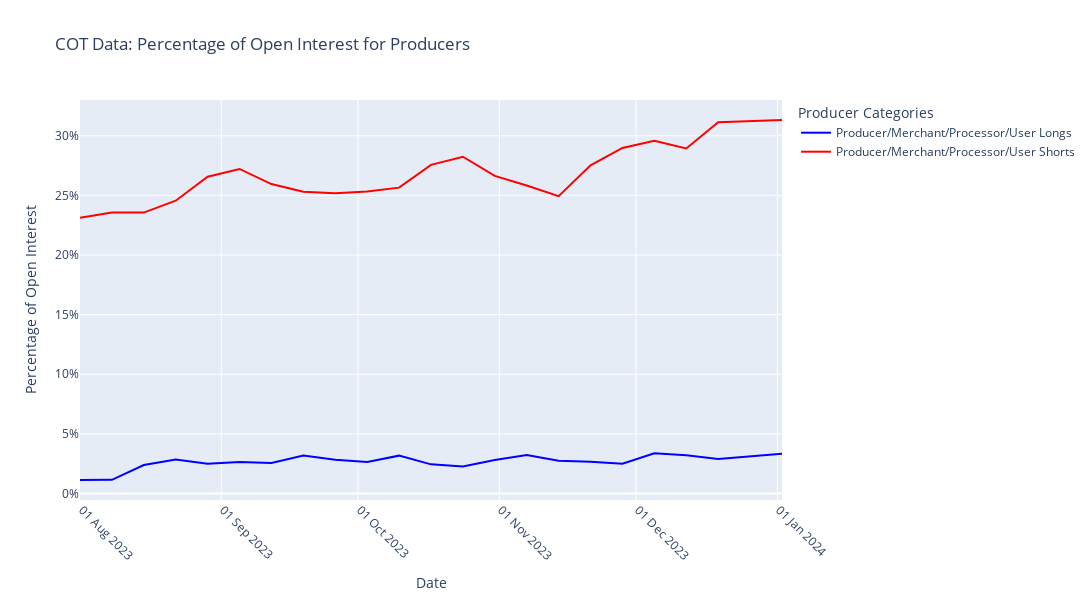

Notebook source saved alongside this figure:
### Code cell
import pandas as pd
import plotly.graph_objects as go
import numpy as np

# Assuming df is your DataFrame with the COT data
# If not, you'll need to load your data here

# Calculate percentages for producers
categories = [
    'Producer/Merchant/Processor/User Longs',
    'Producer/Merchant/Processor/User Shorts'
]

for category in categories:
    df[f'{category} %'] = df[category] / df['Open Interest'] * 100

# Create the main figure
fig = go.Figure()

# Add traces for each category
colors = ['blue', 'red']
for i, category in enumerate(categories):
    fig.add_trace(go.Scatter(
        x=df.index, 
        y=df[f'{category} %'], 
        mode='lines',
        name=category,
        line=dict(width=2, color=colors[i])
    ))

# Update layout
fig.update_layout(
    title='COT Data: Percentage of Open Interest for Producers',
    yaxis_title='Percentage of Open Interest',
    xaxis_title='Date',
    legend_title='Producer Categories',
    height=600,
    width=1200,
    hovermode='x unified'
)

# Improve date labeling for better readability
fig.update_xaxes(
    tickformat="%d %b %Y",
    tickangle=45,
    dtick="M1",
    ticklabelmode="period"
)

# Set y-axis to percentage
fig.update_yaxes(ticksuffix='%')

# Show the plot
fig.show()

# Calculate and print metrics
for category in categories:
    print(f"\nMetrics for {category}:")
    data = df[f'{category} %']
    
    print(f"Volatility (Standard Deviation): {data.std():.2f}%")
    print(f"Average: {data.mean():.2f}%")
    print(f"Median: {data.median():.2f}%")
    print(f"Minimum: {data.min():.2f}%")
    print(f"Maximum: {data.max():.2f}%")
    
    # Calculate typical range
    typical_low = np.percentile(data, 25)
    typical_high = np.percentile(data, 75)
    print(f"Typical Range: {typical_low:.2f}% to {typical_high:.2f}%")

# Calculate and print the correlation between longs and shorts
correlation = df[f'{categories[0]} %'].corr(df[f'{categories[1]} %'])
print(f"\nCorrelation between Longs and Shorts: {correlation:.2f}")

### Figure 1 — Plotly figure (JSON) as saved in the notebook; plotly's stock layout.template omitted (floating-point values rounded to 4 significant figures)
{"data": [{"line": {"color": "blue", "width": 2}, "mode": "lines", "name": "Producer/Merchant/Processor/User Longs", "type": "scatter", "x": ["2023-08-01T00:00:00", "2023-08-08T00:00:00", "2023-08-15T00:00:00", "2023-08-22T00:00:00", "2023-08-29T00:00:00", "2023-09-05T00:00:00", "2023-09-12T00:00:00", "2023-09-19T00:00:00", "2023-09-26T00:00:00", "2023-10-03T00:00:00", "2023-10-10T00:00:00", "2023-10-17T00:00:00", "2023-10-24T00:00:00", "2023-10-31T00:00:00", "2023-11-07T00:00:00", "2023-11-14T00:00:00", "2023-11-21T00:00:00", "2023-11-28T00:00:00", "2023-12-05T00:00:00", "2023-12-12T00:00:00", "2023-12-19T00:00:00", "2023-12-26T00:00:00", "2024-01-02T00:00:00"], "y": [1.136, 1.152, 2.396, 2.851, 2.508, 2.642, 2.555, 3.194, 2.839, 2.64, 3.178, 2.447, 2.266, 2.822, 3.237, 2.761, 2.667, 2.495, 3.373, 3.21, 2.902, 3.092, 3.328]}, {"line": {"color": "red", "width": 2}, "mode": "lines", "name": "Producer/Merchant/Processor/User Shorts", "type": "scatter", "x": ["2023-08-01T00:00:00", "2023-08-08T00:00:00", "2023-08-15T00:00:00", "2023-08-22T00:00:00", "2023-08-29T00:00:00", "2023-09-05T00:00:00", "2023-09-12T00:00:00", "2023-09-19T00:00:00", "2023-09-26T00:00:00", "2023-10-03T00:00:00", "2023-10-10T00:00:00", "2023-10-17T00:00:00", "2023-10-24T00:00:00", "2023-10-31T00:00:00", "2023-11-07T00:00:00", "2023-11-14T00:00:00", "2023-11-21T00:00:00", "2023-11-28T00:00:00", "2023-12-05T00:00:00", "2023-12-12T00:00:00", "2023-12-19T00:00:00", "2023-12-26T00:00:00", "2024-01-02T00:00:00"], "y": [23.11, 23.57, 23.55, 24.55, 26.56, 27.21, 25.95, 25.3, 25.18, 25.33, 25.65, 27.56, 28.24, 26.63, 25.82, 24.93, 27.52, 28.98, 29.58, 28.93, 31.14, 31.21, 31.32]}], "layout": {"height": 600, "hovermode": "x unified", "legend": {"title": {"text": "Producer Categories"}}, "title": {"text": "COT Data: Percentage of Open Interest for Producers"}, "width": 1200, "xaxis": {"autorange": true, "dtick": "M1", "range": ["2023-08-01", "2024-01-02"], "tickangle": 45, "tickformat": "%d %b %Y", "ticklabelmode": "period", "title": {"text": "Date"}, "type": "date"}, "yaxis": {"autorange": true, "range": [-0.5404, 33.0], "ticksuffix": "%", "title": {"text": "Percentage of Open Interest"}, "type": "linear"}}}
